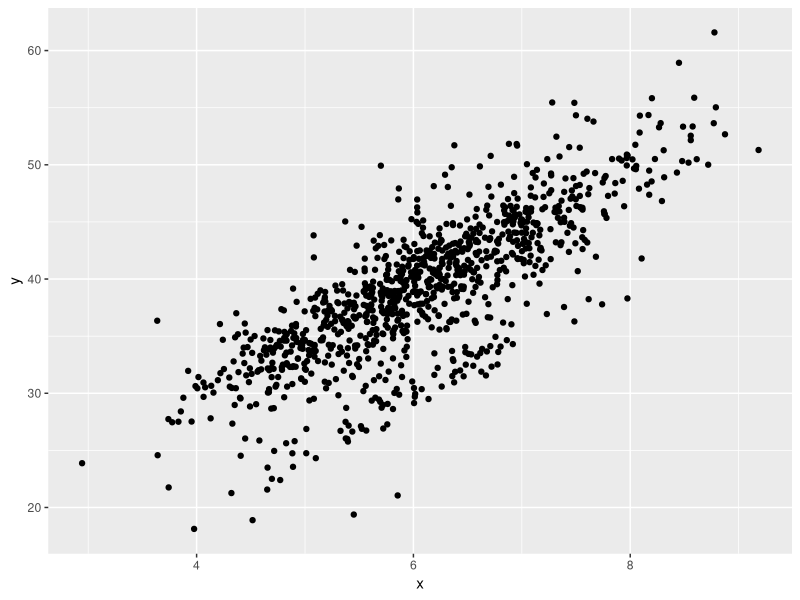
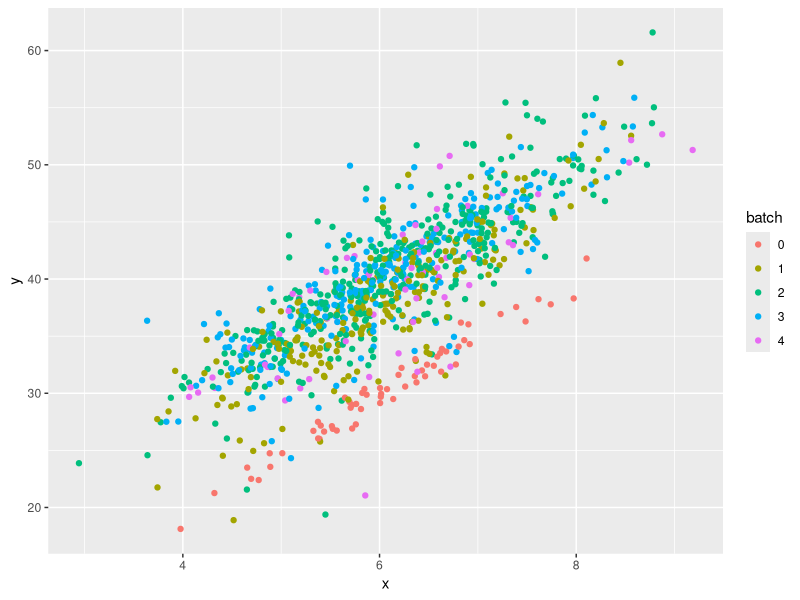
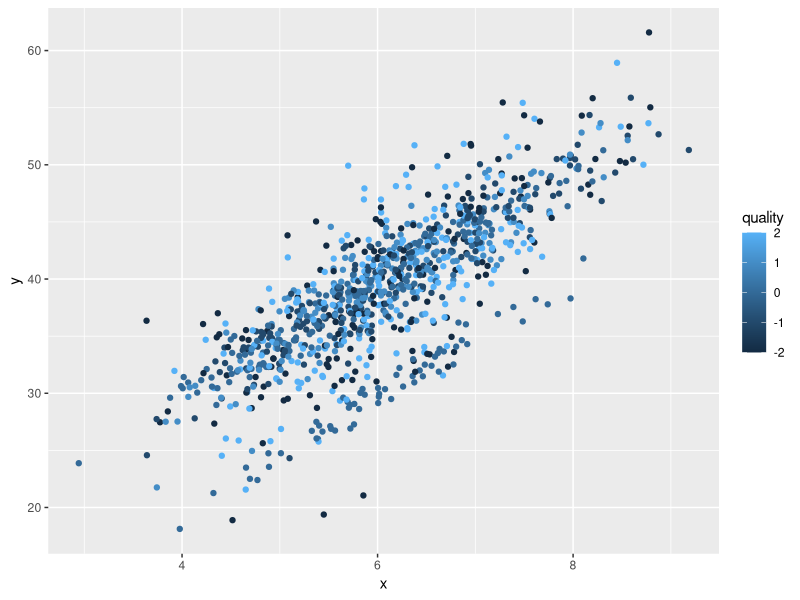
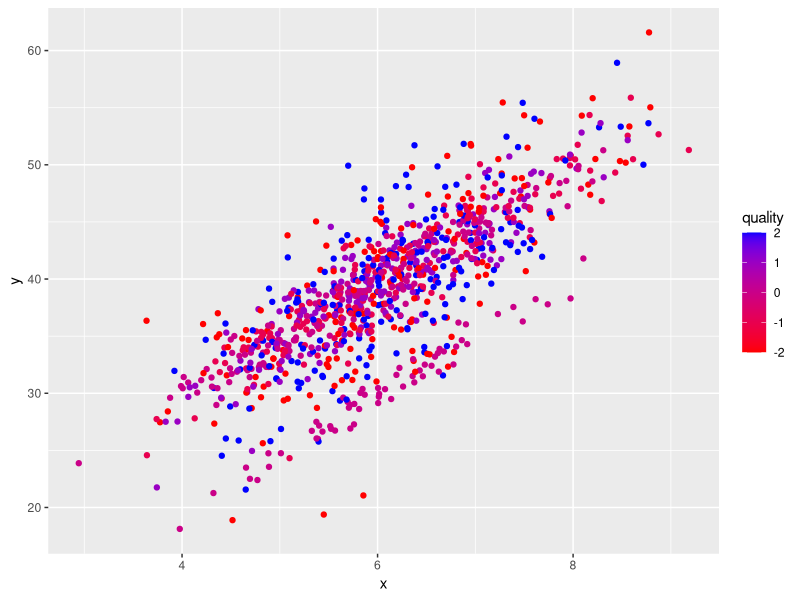
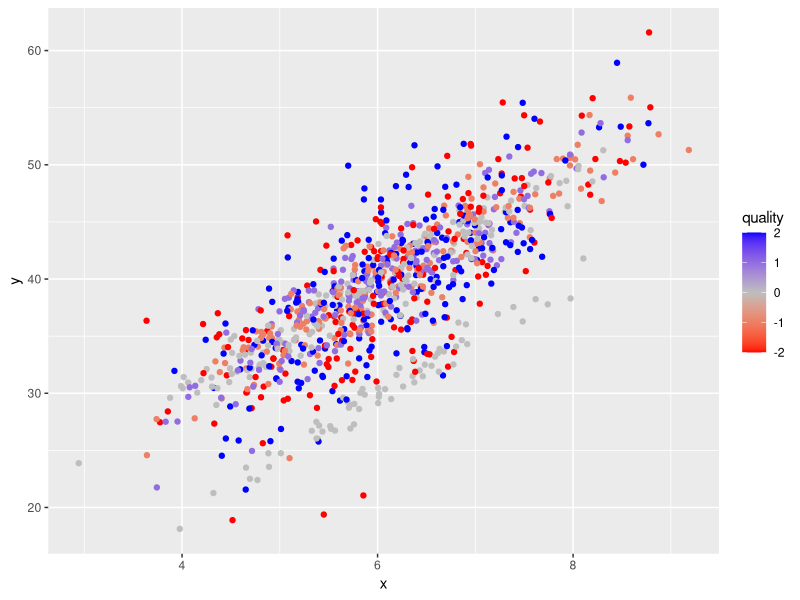
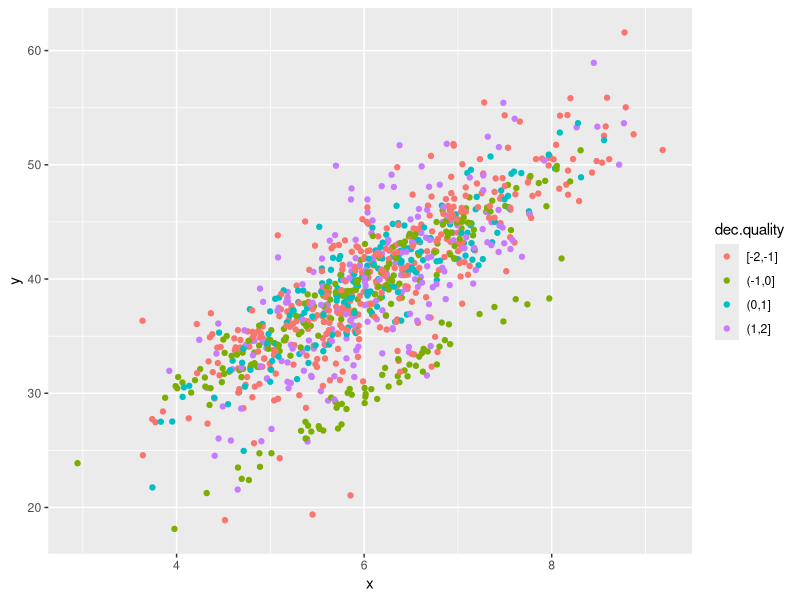
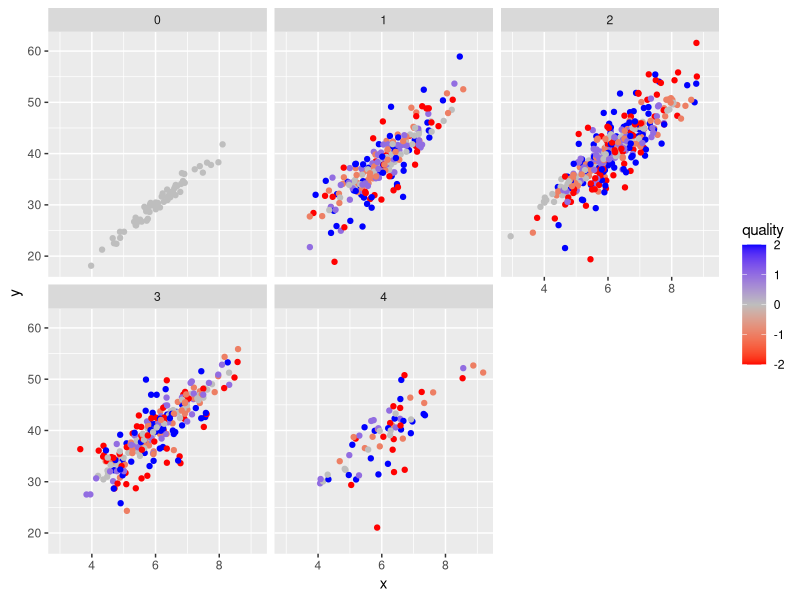
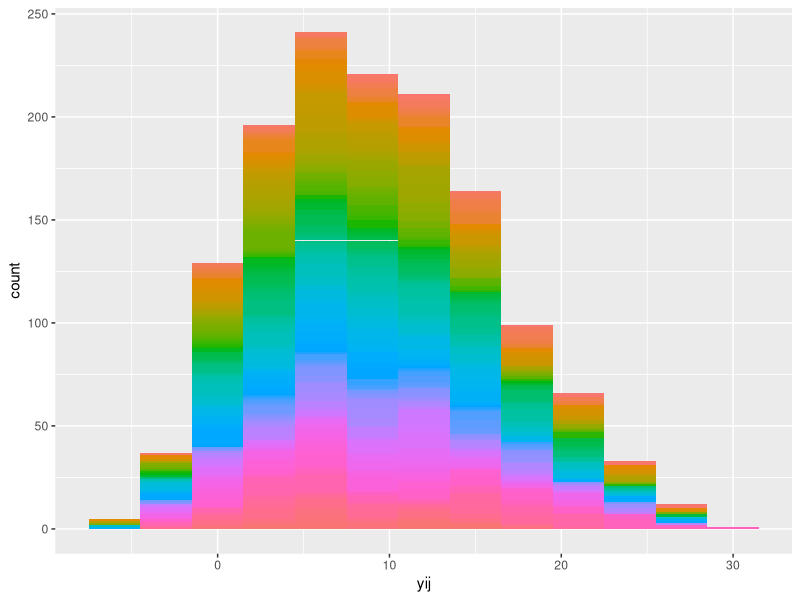

These charts were generated, in order, by the following R code:
## ---- chunk 1
library(knitr)
opts_chunk$set(echo=TRUE, prompt=FALSE, message=FALSE, warning=FALSE, comment="", results='hide')
## ---- chunk 2
library(ggplot2)
set.seed(20141106)
data = data.frame(x = rnorm(1000, mean=6), 
                  batch = factor(rbinom(1000, size=4, prob = 0.5)))
data$group1 = 1-rbeta(1000, 10, 2)
mat = model.matrix(~ batch, data=data)
mat = mat[, !colnames(mat) %in% "(Intercept)"]
betas = rbinom(ncol(mat), size=20, prob = 0.5)
data$quality = rowSums(t(t(mat) * sample(-2:2)))
data$dec.quality = cut(data$quality, 
                       breaks = unique(quantile(data$quality, 
                                         probs = seq(0, 1, by=0.1))),
                       include.lowest = TRUE)

batch.effect = t(t(mat) * betas)
batch.effect = rowSums(batch.effect)
data$y = data$x * 5 + rnorm(1000) + batch.effect  + 
  data$quality * rnorm(1000, sd = 2)

data$group2 = runif(1000)
## ---- chunk 3
g = ggplot(data, aes(x = x, y=y)) + geom_point()
print(g)
## ---- chunk 4
print({ g + aes(colour=batch)})
## ---- chunk 5
print({ gcol = g + aes(colour=quality)})
## ---- chunk 6
print({ gcol + scale_colour_gradient(low = "red", high="blue") })
## ---- chunk 7
print({ gcol_grad = gcol + 
          scale_colour_gradient2(low = "red", mid = "gray", high="blue") })
## ---- chunk 8
print({ gcol_dec = g + aes(colour=dec.quality) })
## ---- chunk 9
print({ gcol_grad + facet_wrap(~ batch )})
## ---- chunk 10
library(MASS)
library(nlme)

set.seed(20141211)
### set number of individuals
n <- 200

### average intercept and slope
beta0 <- 1.0
beta1 <- 6.0

### true autocorrelation
ar.val <- .4

### true error SD, intercept SD, slope SD, and intercept-slope cor
sigma <- 1.5
tau0  <- 2.5
tau1  <- 2.0
tau01 <- 0.3

### maximum number of possible observations
m <- 10

### simulate number of observations for each individual
p <- round(runif(n,4,m))

### simulate observation moments (assume everybody has 1st obs)
obs <- unlist(sapply(p, function(x) c(1, sort(sample(2:m, x-1, replace=FALSE)))))

### set up data frame
dat <- data.frame(id=rep(1:n, times=p), obs=obs)

### simulate (correlated) random effects for intercepts and slopes
mu  <- c(0,0)
S   <- matrix(c(1, tau01, tau01, 1), nrow=2)
tau <- c(tau0, tau1)
S   <- diag(tau) %*% S %*% diag(tau)
U   <- mvrnorm(n, mu=mu, Sigma=S)

### simulate AR(1) errors and then the actual outcomes
dat$eij <- unlist(sapply(p, function(x) arima.sim(model=list(ar=ar.val), n=x) * sqrt(1-ar.val^2) * sigma))
dat$yij <- (beta0 + rep(U[,1], times=p)) + (beta1 + rep(U[,2], times=p)) * log(dat$obs) + dat$eij
dat$group = NA
dat$group[dat$id %in% 1:66] = 0
dat$group[dat$id %in% 67:133] = 1
dat$group[dat$id %in% 134:200] = 2
dat$group = factor(dat$group)
## ---- chunk 11
library(plyr)
g = ggplot(data=dat, aes(x=yij, fill=factor(id))) +   guides(fill=FALSE)
ghist = g+ geom_histogram(binwidth = 3) 
print(ghist)
## ---- chunk 12
ghist = g+ geom_histogram(binwidth = 3, position ="identity") 
print(ghist)
## ---- chunk 13
nobs = 10
npick = 5
## ---- chunk 14
tab = table(dat$id)
ids = names(tab)[tab >= nobs]
ids = sample(ids, npick)
sub = dat[ dat$id %in% ids, ]
ghist = g+ geom_histogram(binwidth = 5, position ="identity") 
ghist %+% sub
## ---- chunk 15
ggroup = ggplot(data=sub, aes(x=yij, fill=factor(id))) + guides(fill=FALSE)
grouphist = ggroup+ geom_histogram(binwidth = 5, position ="identity", alpha = 0.33) 
grouphist
## ---- chunk 16
ggroup = ggplot(data=dat, aes(x=yij, fill=factor(group))) + guides(fill=FALSE)
grouphist = ggroup+ geom_histogram(binwidth = 5, position ="identity", alpha = 0.33) 
grouphist
## ---- chunk 17
g = ggplot(data=dat, aes(x=yij, fill=factor(id))) +   guides(fill=FALSE)
print({gdens = g+ geom_density() })
## ---- chunk 18
g = ggplot(data=dat, aes(x=yij, colour=factor(id))) +   guides(colour=FALSE)
print({gdens = g+ geom_density() })
## ---- chunk 19
print({gdens2 = g+ geom_line(stat = "density")})
## ---- chunk 20
gdens3 = ggplot(data=dat, aes(x=yij, fill=factor(id))) + geom_line(stat = "density") +  guides(colour=FALSE)
print({gdens3})
## ---- chunk 21
print({ group_dens = ggroup+ geom_density(alpha = 0.3) })
## ---- chunk 22
print({group_dens2 = ggroup+ geom_line(stat = "density")})
## ---- chunk 23
print({group_dens2 = ggroup+ geom_line(aes(colour=group), stat = "density")})
## ---- chunk 24
print({
  group_dens3 =
  group_dens2 +  theme(legend.position = c(.75, .75),
        legend.background = element_rect(fill="transparent"),
        legend.key = element_rect(fill="transparent", 
                                  color="transparent"))
})
## ---- chunk 25
gmeans = ddply(dat, .(group), summarise,
              mean = mean(yij))
group_dens3 + geom_vline(data=gmeans, 
                         aes(colour = group, xintercept = mean))
